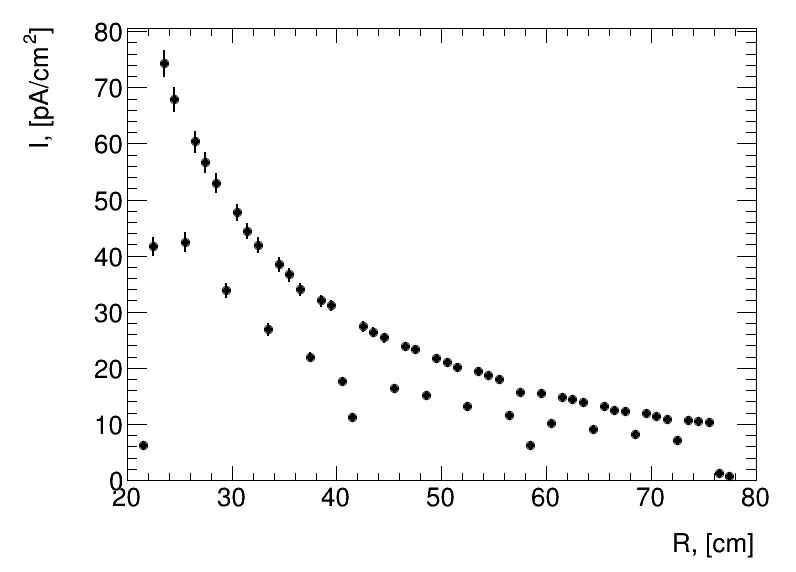
#> input picture Figures/R_Current_1.png, 796 x 572 px
$ python getAxes.py
#> lines starting #> are read from the running program, lines starting #| are printed output that depends on the picture; after the words box and inside, x2 and y2 are one past the last pixel; in counts of white or black regions, pixels touching at a corner belong together
#!/usr/bin/env python3

import sys
import math

import cv2
import numpy as np
from collections import defaultdict

ERRORVAL = np.nan

def grey(image):
    """ Returns gray scale """
    return cv2.cvtColor(image, cv2.COLOR_RGB2GRAY)

def gauss(image):
    """ Returns gaussian bluring"""
    return cv2.GaussianBlur(image, (5, 5), 0)

def canny(image):
    """ Returns edges """
    edges = cv2.Canny(image,50,150)
    return edges


def segment_by_angle_kmeans(lines):
    """Groups lines based on angle
    """
    l_theta = [0 for i in range(len(lines))]
    i = 0
    for line in lines:
        x1, y1, x2, y2 = line[0]
        dy = (y2-y1)
        dx = (x2-x1)
        theta = math.atan(dy/dx)
        l_theta[i] = theta
        i+=1
    return l_theta

def intersection(line1, line2):
    """Finds the intersection of two lines given in Hesse normal form.
    """
    rho1, theta1 = line1[0]
    rho2, theta2 = line2[0]
    A = np.array([
        [np.cos(theta1), np.sin(theta1)],
        [np.cos(theta2), np.sin(theta2)]
    ])
    b = np.array([[rho1], [rho2]])
    x0, y0 = np.linalg.solve(A, b)
    x0, y0 = int(np.round(x0)), int(np.round(y0))
    return [[x0, y0]]

def line_intersect(line1,line2):
    """ returns a (x, y) tuple or None if there is no intersection """

    Ax1, Ay1, Ax2, Ay2 = line1
    Bx1, By1, Bx2, By2 = line2

    # Line AB represented as a1x + b1y = c1
    a1 = Ay2 - Ay1;
    b1 = Ax1 - Ax2;
    c1 = a1*(Ax1) + b1*(Ay1);

    # Line CD represented as a2x + b2y = c2
    a2 = By2 - By1
    b2 = Bx1 - Bx2
    c2 = a2*(Bx1)+ b2*(By1)

    determinant = a1*b2 - a2*b1

    if determinant == 0:
        # The lines are parallel. This is simplified
        # by returning a pair of None
        return [[None,None]]
    else:
        x = (b2*c1 - b1*c2)/determinant
        y = (a1*c2 - a2*c1)/determinant
        return [[x, y]]


def segmented_intersections(lines):
    """Finds the intersections between groups of lines."""

    intersections = []
    intLines = []
    for i, group in enumerate(lines[:-1]):
        for j, next_group in enumerate(lines[i + 1:],i+1):
            for line1 in group:
                for line2 in next_group:
                    intersect = line_intersect(line1, line2)
                    if intersect[0][0] is not None:
                        intersections.append(intersect)
                        intLines.append([i,j])


    return intersections, intLines

def segmented_intersections_with_axis(axis, lines):
    """Finds the intersections between axis and lines."""

    intersections = []
    intLines = []
    for i, line in enumerate(lines):
        intersect = line_intersect(axis[0], line[0])
        if intersect[0][0] is not None:
            intersections.append(intersect)
            intLines.append([i])
    return intersections, intLines

def mark_intersections(
    img, intersections, color=None, markerType=cv2.MARKER_TRIANGLE_UP, markerSize=5
):
    color = color or (0, 255, 255) if len(img.shape) == 3 else 255
    for point in intersections:
        for x, y in point:
            if ERRORVAL in [x, y]:
                print("Point {} has np.nan vals; not drawing.".format(point))
                continue
            cv2.drawMarker(img, (int(x), int(y)), color, markerType, markerSize)

    return img

def find_lower_left_point(intersections):
    """Finds lower left point"""
    x_ll = 1e10
    y_ll = 0 #1e10
    for intersection in intersections:
        x, y = intersection[0]
        if x<=x_ll and y>=y_ll:
            x_ll = x
            y_ll = y

    return [x_ll, y_ll]
def assign_axes(lines, intLines, intersections, startingPoint):
    """Assignes X and Y axes"""
    X = []
    Y = []
    for (intLine, intersection) in zip(intLines, intersections):
        if startingPoint == intersection[0]:
            x1, y1, x2, y2 = lines[intLine[0]][0]
            if x1 == x2:
                Y = lines[intLine[0]]
                X = lines[intLine[1]]
            if y1 == y2:
                X = lines[intLine[0]]
                Y = lines[intLine[1]]

    return X, Y

def correct_coordinates(line, dx, dy):
    """Corrects line coordinates """
    x1, y1, x2, y2 = line[0]
    return [[int(x1+dx), int(y1+dy), int(x2+dx), int(y2+dy)]]

def checkOrtho(line1,line2):
    """Checks if two straight lines are orthogonal or not """
    x1, y1, x2, y2 = line1[0]
    x3, y3, x4, y4 = line2[0]
    # Both lines have infinite slope
    if (x2 - x1 == 0 and x4 - x3 == 0):
        return False

    # Only line 1 has infinite slope
    elif (x2 - x1 == 0):
        m2 = (y4 - y3) / (x4 - x3)

        if (m2 == 0):
            return True
        else:
            return False

    # Only line 2 has infinite slope
    elif (x4 - x3 == 0):
        m1 = (y2 - y1) / (x2 - x1);

        if (m1 == 0):
            return True
        else:
            return False

    else:

        # Find slopes of the lines
        m1 = (y2 - y1) / (x2 - x1)
        m2 = (y4 - y3) / (x4 - x3)

        # Check if their product is -1
        if (m1 * m2 == -1):
            return True
        else:
            return False

def leave_ortho_lines(axis, lines):
    """Loops over the lines and only orthogonal to the axis"""
    ortho_lines = []
    for line in lines:
        if checkOrtho(axis,line):
            ortho_lines.append(line)
    return ortho_lines


# Read image
#figureName = '../sPHENIX/LFT/currents_GEM3_NoGlue_zoom_16.png'
figureName = './Figures/R_Current_1.png'
#figureName = './Figures/h_dataMC_eta_PixelSharedHits.png'
img = cv2.imread(figureName, cv2.IMREAD_COLOR) # road.png is the filename
#> img is the input picture: shape (572, 796, 3); min 0, max 255, mean 248.6
# Convert the image to gray-scale
gray = cv2.cvtColor(img, cv2.COLOR_BGR2GRAY)

# Find the edges in the image using canny detector
v = np.median(gray)
#> v = 255
sigma = 0.33
#---- Apply automatic Canny edge detection using the computed median----
lower = int(max(0, (1.0 - sigma) * v))
#> lower = 170
upper = int(min(255, (1.0 + sigma) * v))
#> upper = 255
edges = cv2.Canny(gray, lower, upper,3)
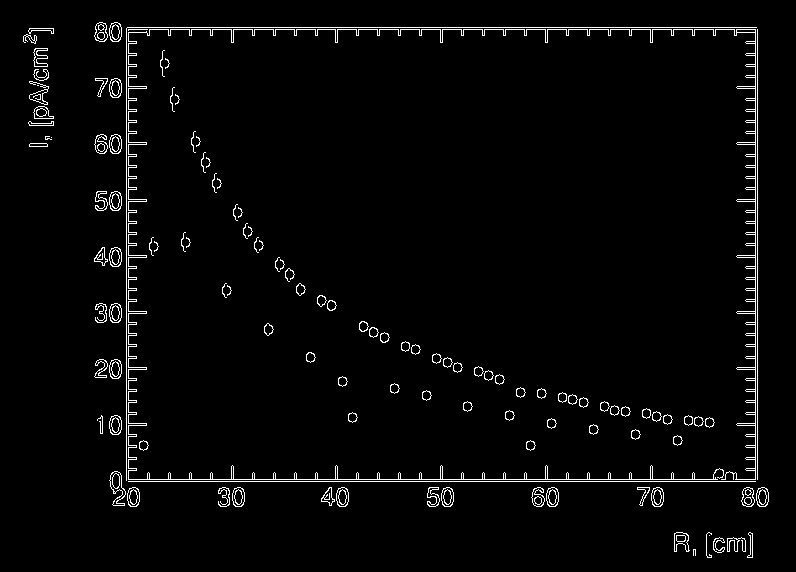
#> edges: shape (572, 796); 2.7% white in thin lines or dots, all inside (x1, y1, x2, y2) = (23, 22, 769, 558)
cv2.imwrite('./edges.jpg',edges)

# Detect points that form a line
max_slider, minLineLength, maxLineGap    = 150, 2, 250
lines = cv2.HoughLinesP(edges, 10, np.pi/10, max_slider, minLineLength, maxLineGap)
#> lines = [[127, 27, 756, 27], [128, 479, 717, 479], [126, 480, 126, 28], [757, 479, 757, 29]]

# Find all groups of lines
segmented = segment_by_angle_kmeans(lines)
#> in segment_by_angle_kmeans, `l_theta = [0 for i in range(len(lines))]`: l_theta = [0, 0, 0, 0]
#> the loop in segment_by_angle_kmeans, `for line in lines:` made 4 passes
#> (x1, y1, x2, y2, dy, dx, theta) on passes 1 to 4: (127, 27, 756, 27, 0, 629, 0), (128, 479, 717, 479, 0, 589, 0), (126, 480, 126, 28, -452, 0, -1.57), (757, 479, 757, 29, -450, 0, -1.57)
#> after the loop in segment_by_angle_kmeans, `for line in lines:`: i = 4; l_theta = [0, 0, -1.57, -1.57]
#> segmented = [0, 0, -1.57, -1.57]

# Find intersections and associate lines
intersections, intLines = segmented_intersections(lines)
#> the loop in segmented_intersections, `for i, group in enumerate(lines[:-1]):` made 3 passes
#> after the loop in segmented_intersections, `for i, group in enumerate(lines[:-1]):`: intLines = [[0, 2], [0, 3], [1, 2], [1, 3]]; intersections = [[[126, 27]], [[757, 27]], [[126, 479]], [[757, 479]]]
#> intLines = [[0, 2], [0, 3], [1, 2], [1, 3]]


# Choose lower left corner and associated lines
startingPoint = find_lower_left_point(intersections)
#> the loop in find_lower_left_point, `for intersection in intersections:` made 4 passes
#> (x, y, x_ll, y_ll) on passes 1, 3: (126, 27, 126, 27), (126, 479, 126, 479)
#> after the loop in find_lower_left_point, `for intersection in intersections:`: x_ll = 126; y_ll = 479
#> startingPoint = [126, 479]
# Assign axes
X, Y = assign_axes(lines, intLines, intersections, startingPoint)
#> the loop in assign_axes, `for (intLine, intersection) in zip(intLines, intersections):` made 4 passes
#> (intLine, intersection, x1, y1, x2, y2, Y) on pass 3: ([1, 2], [[126, 479]], 128, 479, 717, 479, [[126, 480, 126, 28]])
#> (intLine, intersection) on passes 1, 2, 4: ([0, 2], [[126, 27]]), ([0, 3], [[757, 27]]), ([1, 3], [[757, 479]])
#> X = [[128, 479, 717, 479]]; Y = [[126, 480, 126, 28]]
print(X)
#| [[128 479 717 479]]
print(Y)
#| [[126 480 126  28]]

Xx1, Xy1, Xx2, Xy2 = X[0]
#> Xx1 = 128; Xy1 = 479; Xx2 = 717; Xy2 = 479
Yx1, Yy1, Yx2, Yy2 = Y[0]
#> Yx1 = 126; Yy1 = 480; Yx2 = 126; Yy2 = 28

# Crop image for X & Y
# Sets the Region of Interest
# Create destination image
height, width, channels = img.shape
#> height = 572; width = 796; channels = 3
pixels_to_cut_Y = int((height- Xy1)*0.3)
#> pixels_to_cut_Y = 27
pixels_to_cut_X = int(Yx1*0.3)
#> pixels_to_cut_X = 37
print("pixels_to_cut_X = {}".format(pixels_to_cut_X))
#| pixels_to_cut_X = 37
# X-axis ranges
range_Y1_X = Xy1-pixels_to_cut_Y
#> range_Y1_X = 452
range_Y2_X = Xy2+15
#> range_Y2_X = 494
range_X1_X = Xx1
#> range_X1_X = 128
range_X2_X = Xx2
#> range_X2_X = 717
# Y-axis ranges
range_Y1_Y = Yy2
#> range_Y1_Y = 28
range_Y2_Y = Yy1
#> range_Y2_Y = 480
range_X1_Y = Yx1-15
#> range_X1_Y = 111
range_X2_Y = Yx2+pixels_to_cut_X
#> range_X2_Y = 163
img_X = img[range_Y1_X:range_Y2_X , range_X1_X:range_X2_X]
img_Y = img[range_Y1_Y:range_Y2_Y , range_X1_Y:range_X2_Y]


# Prepare images for line search algorithm
grey_img_X  = grey(img_X)
gauss_img_X = gauss(grey_img_X)
edges_img_X = canny(gauss_img_X)
#> in canny, `edges = cv2.Canny(image,50,150)`: edges: shape (42, 589); 8.4% white in thin lines or dots, all inside (x1, y1, x2, y2) = (0, 5, 589, 42)

grey_img_Y  = grey(img_Y)
gauss_img_Y = gauss(grey_img_Y)
edges_img_Y = canny(gauss_img_Y)
#> in canny (call 2), `edges = cv2.Canny(image,50,150)`:
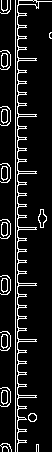
#> edges: shape (452, 52); 11% white in thin lines or dots

# Detect points that form a line

#Create FLD detector
#Param               Default value   Description
#length_threshold    10            - Segments shorter than this will be discarded
#distance_threshold  1.41421356    - A point placed from a hypothesis line
#                                    segment farther than this will be
#                                    regarded as an outlier
#canny_th1           50            - First threshold for
#                                    hysteresis procedure in Canny()
#canny_th2           50            - Second threshold for
#                                    hysteresis procedure in Canny()
#canny_aperture_size 3             - Aperturesize for the sobel
#                                    operator in Canny()
#do_merge            false         - If true, incremental merging of segments
#                                    will be perfomred
length_threshold = 15
distance_threshold = 40
canny_th1 = 50.0
canny_th2 = 50.0
canny_aperture_size = 3
do_merge = False #True


fld_Y = cv2.ximgproc.createFastLineDetector(length_threshold,distance_threshold,canny_th1,canny_th2,canny_aperture_size,do_merge)

length_threshold = 12
fld_X = cv2.ximgproc.createFastLineDetector(length_threshold,distance_threshold,canny_th1,canny_th2,canny_aperture_size,do_merge)
lines_Y = fld_Y.detect(grey_img_Y)
#> lines_Y = 24 rows, first 6: [12.18, 0.693, 3.97, 14.74], [15, 451, 15, 0], [7.48, 48.82, 9.93, 68.64], [18, 58, 35, 58], [34, 60, 18, 60], [7.48, 104.8, 9.93, 124.6]
lines_X = fld_X.detect(grey_img_X)
#> lines_X = 13 rows, first 6: [105, 26.22, 588, 27.39], [208.7, 13.01, 209.1, 26], [313.7, 13.01, 314.1, 26], [418.7, 13.01, 419.1, 26], [523.7, 13.01, 524.1, 26], [103, 27, 103, 14]


# Check that lines are penpendicular to the X or Y axes
# Function to
ortho_lines_X = leave_ortho_lines(X, lines_X)
#> the loop in leave_ortho_lines, `for line in lines:` made 13 passes
#> (x3 in checkOrtho, y3 in checkOrtho, x4 in checkOrtho, y4 in checkOrtho, m2 in checkOrtho) on passes 1, 2, 3, 4, 5, 11, 12, 13: (105, 26.22, 588, 27.39, 0.00241), (208.7, 13.01, 209.1, 26, 34.88), (313.7, 13.01, 314.1, 26, 34.88), (418.7, 13.01, 419.1, 26, 34.88), (523.7, 13.01, 524.1, 26, 34.92), (18.89, 25.95, 102, 27.5, 0.0186), (0, 27, 18, 27, 0), (588, 29, 0, 29, 0)
#> (x3 in checkOrtho, y3 in checkOrtho, x4 in checkOrtho, y4 in checkOrtho) on passes 6 to 10: (103, 27, 103, 14), (207, 26, 207, 14), (312, 26, 312, 14), (417, 26, 417, 14), (522, 26, 522, 14)
#> after the loop in leave_ortho_lines, `for line in lines:`: ortho_lines = [[[103, 27, 103, 14]], [[207, 26, 207, 14]], [[312, 26, 312, 14]], [[417, 26, 417, 14]], [[522, 26, 522, 14]]]
#> ortho_lines_X has the same summary as ortho_lines in leave_ortho_lines
ortho_lines_Y = leave_ortho_lines(Y, lines_Y)
#> the loop in leave_ortho_lines (call 2), `for line in lines:` made 24 passes
#> (x3 in checkOrtho, y3 in checkOrtho, x4 in checkOrtho, y4 in checkOrtho, m2 in checkOrtho) on passes 1, 3, 4, 5, 6, 7, 8, 9, 10, 11, 12, 13: (12.18, 0.693, 3.97, 14.74, -1.71), (7.48, 48.82, 9.93, 68.64, 8.11), (18, 58, 35, 58, 0), (34, 60, 18, 60, 0), (7.48, 104.8, 9.93, 124.6, 8.11), (18, 114, 35, 114, 0), (34, 116, 18, 116, 0), (7.48, 161.8, 9.93, 181.6, 8.11), (18, 171, 35, 171, 0), (34, 173, 18, 173, 0), (39.25, 227, 39.48, 209, -78.53), (7.48, 217.8, 9.93, 237.6, 8.11)
#> ortho_lines_Y = 14 items, first 6: [[18, 58, 35, 58]], [[34, 60, 18, 60]], [[18, 114, 35, 114]], [[34, 116, 18, 116]], [[18, 171, 35, 171]], [[34, 173, 18, 173]]

ortho_lines_X_corrected = []
ortho_lines_Y_corrected = []

dx_X = range_X1_X
#> dx_X = 128
dy_X = range_Y1_X
#> dy_X = 452
dx_Y = range_X1_Y
#> dx_Y = 111
dy_Y = range_Y1_Y
#> dy_Y = 28
for line in ortho_lines_X:
    ortho_lines_X_corrected.append(correct_coordinates(line, dx_X, dy_X))
#> this loop made 5 passes
#> (line, x1 in correct_coordinates, y1 in correct_coordinates, x2 in correct_coordinates) on passes 1 to 5: ([[103, 27, 103, 14]], 103, 27, 103), ([[207, 26, 207, 14]], 207, 26, 207), ([[312, 26, 312, 14]], 312, 26, 312), ([[417, 26, 417, 14]], 417, 26, 417), ([[522, 26, 522, 14]], 522, 26, 522)
#> after the loop, ortho_lines_X_corrected = [[[231, 479, 231, 466]], [[335, 478, 335, 466]], [[440, 478, 440, 466]], [[545, 478, 545, 466]], [[650, 478, 650, 466]]]
for line in ortho_lines_Y:
    ortho_lines_Y_corrected.append(correct_coordinates(line, dx_Y, dy_Y))
#> this loop made 14 passes
#> (x1 in correct_coordinates, y1 in correct_coordinates, x2 in correct_coordinates, y2 in correct_coordinates) on passes 1 to 12: (18, 58, 35, 58), (34, 60, 18, 60), (18, 114, 35, 114), (34, 116, 18, 116), (18, 171, 35, 171), (34, 173, 18, 173), (18, 227, 35, 227), (34, 229, 18, 229), (18, 283, 35, 283), (34, 285, 18, 285), (18, 339, 35, 339), (34, 341, 18, 341)
#> after the loop, ortho_lines_Y_corrected = 14 items

# Find intersections and associate lines
intersections_X, intLines_X = segmented_intersections_with_axis(X, ortho_lines_X_corrected)
#> the loop in segmented_intersections_with_axis, `for i, line in enumerate(lines):` made 5 passes
#> (line, Bx1 in line_intersect, By1 in line_intersect, Bx2 in line_intersect, a2 in line_intersect, c2 in line_intersect, determinant in line_intersect, x in line_intersect) on passes 2 to 4: ([[335, 478, 335, 466]], 335, 478, 335, -12, -4020, -7068, 335), ([[440, 478, 440, 466]], 440, 478, 440, -12, -5280, -7068, 440), ([[545, 478, 545, 466]], 545, 478, 545, -12, -6540, -7068, 545)
#> (line, Bx1 in line_intersect, By1 in line_intersect, Bx2 in line_intersect, a2 in line_intersect, c2 in line_intersect, determinant in line_intersect, x in line_intersect) on pass 1: ([[231, 479, 231, 466]], 231, 479, 231, -13, -3003, -7657, 231)
intersections_Y, intLines_Y = segmented_intersections_with_axis(Y, ortho_lines_Y_corrected)
#> the loop in segmented_intersections_with_axis (call 2), `for i, line in enumerate(lines):` made 14 passes
#> line on passes 1 to 12: [[129, 86, 146, 86]], [[145, 88, 129, 88]], [[129, 142, 146, 142]], [[145, 144, 129, 144]], [[129, 199, 146, 199]], [[145, 201, 129, 201]], [[129, 255, 146, 255]], [[145, 257, 129, 257]], [[129, 311, 146, 311]], [[145, 313, 129, 313]], [[129, 367, 146, 367]], [[145, 369, 129, 369]]

cv2.imwrite('./axis_edges_X.jpg',edges_img_X)
cv2.imwrite('./axis_edges_Y.jpg',edges_img_Y)

# Draw lines on the image
for line in lines:
    x1, y1, x2, y2 = line[0]
    cv2.line(img, (x1, y1), (x2, y2), (255, 0, 0), 3)
#> this loop made 4 passes
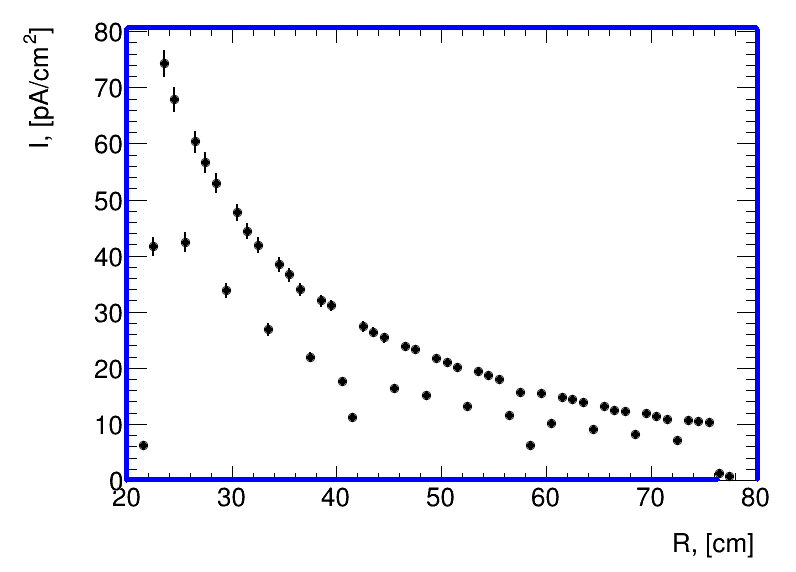
#> img: shape (572, 796, 3); mean B, G, R 249.9, 243.9, 243.9
for line in ortho_lines_X_corrected:
    x1, y1, x2, y2 = line[0]
    cv2.line(img, (x1, y1), (x2, y2), (255, 0, 0), 3)
#> this loop made 5 passes
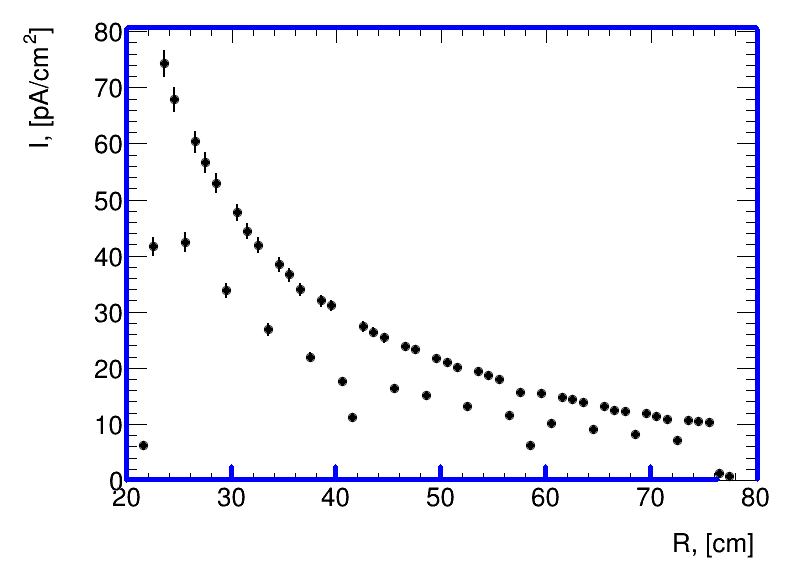
#> img: shape (572, 796, 3); 0.06% of pixels changed, all inside (x1, y1, x2, y2) = (229, 464, 653, 477)


for line in ortho_lines_Y_corrected:
    x1, y1, x2, y2 = line[0]
    cv2.line(img, (x1, y1), (x2, y2), (255, 0, 0), 3)
#> this loop made 14 passes
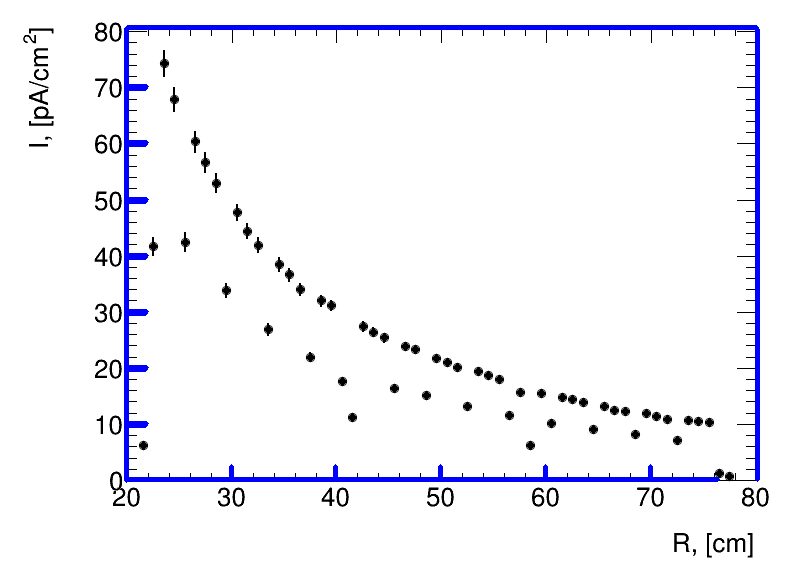
#> img: shape (572, 796, 3); 0.2% of pixels changed, all inside (x1, y1, x2, y2) = (129, 84, 149, 428)

#Draw intersections
#mark_intersections(img,intersections, (255, 153, 255), markerType=cv2.MARKER_TILTED_CROSS , markerSize=15)
mark_intersections(img,[[startingPoint]], (255, 153, 255), markerType=cv2.MARKER_TILTED_CROSS , markerSize=15)
#> after the loop in mark_intersections, `for point in intersections:`: img: shape (572, 796, 3); 0.01% of pixels changed, all inside (x1, y1, x2, y2) = (119, 472, 134, 487)
mark_intersections(img,intersections_X, (255, 153, 255), markerType=cv2.MARKER_TILTED_CROSS , markerSize=15)
#> the loop in mark_intersections (call 2), `for point in intersections:` made 5 passes
#> point on passes 1 to 5: [[231, 479]], [[335, 479]], [[440, 479]], [[545, 479]], [[650, 479]]
#> after the loop in mark_intersections (call 2), `for point in intersections:`: img: shape (572, 796, 3); mean B, G, R 250, 243.3, 243.4
mark_intersections(img,intersections_Y, (255, 153, 255), markerType=cv2.MARKER_TILTED_CROSS , markerSize=15)
#> call 3 of mark_intersections, with color = (255, 153, 255), markerType = 1, markerSize = 15
#> the loop in mark_intersections (call 3), `for point in intersections:` made 14 passes
#> point on passes 1 to 12: [[126, 86]], [[126, 88]], [[126, 142]], [[126, 144]], [[126, 199]], [[126, 201]], [[126, 255]], [[126, 257]], [[126, 311]], [[126, 313]], [[126, 367]], [[126, 369]]
#> after the loop in mark_intersections (call 3), `for point in intersections:`:
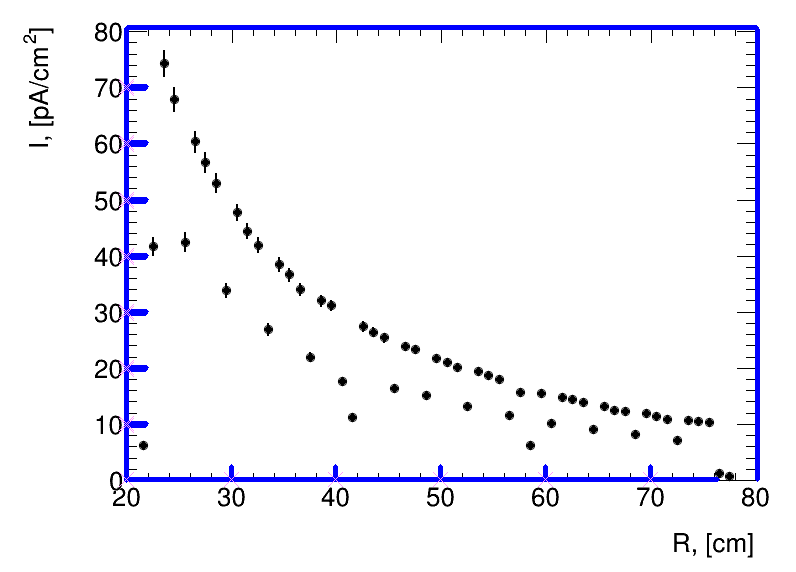
#> img: shape (572, 796, 3); mean B, G, R 250, 243.4, 243.5
# Show result
#cv2.imshow("Result Image", img)
cv2.imwrite('./result.jpg',img)

cv2.imwrite('./axis_X.jpg',img_X)
cv2.imwrite('./axis_Y.jpg',img_Y)
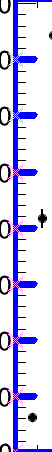
#> saved as axis_Y.jpg: shape (452, 52, 3); mean B, G, R 243, 206.6, 208.4
